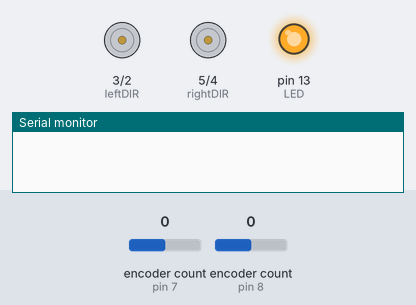
The sketch below on a simulated Arduino Uno, built with avr-gcc and run on an emulated ATmega328P. On the bench: direction and speed pins drawn as motors (green arrow = direction pin HIGH = forward, orange = LOW = backward, longer = more drive), output pins drawn as LEDs (lit = HIGH), the last lines printed to the serial monitor. Inputs (shaded band) come from the test bench; at power-on: encoder count (sensors on pin 7, pin 8) 0.

Above: at 0.1 s.
At 128.7 s:
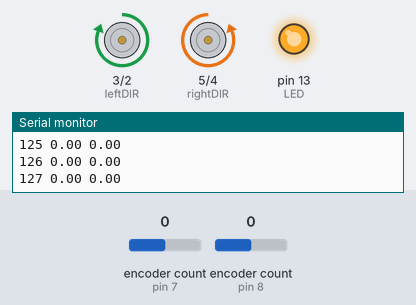
Timing chart, 0 to 130.0 s (numbered marks = the images above):
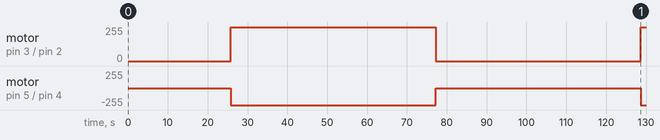

Measured:
- by itself, motor on pin 3 (leftDIR) / pin 2 (leftPWM): stopped → forward 255/255 at 25.8 s, → stopped 51.4 s later, → forward 255/255 51.4 s later
- by itself, motor on pin 5 (rightDIR) / pin 4 (rightPWM): stopped → backward 255/255 at 25.8 s, → stopped 51.4 s later, → backward 255/255 51.4 s later

The sketch:

print_velocity.ino
```cpp
// ramp up the motor speeds while printing the velocities
#include <Encoder.h>

int LED = 13; // there's always an LED on pin 13

int leftPWM = 2;
int leftDIR = 3;
int rightPWM = 4;
int rightDIR = 5;

int leftEncoderA = 6;
int leftEncoderB = 7;
int rightEncoderA = 8;
int rightEncoderB = 9;
// swap A and B if turning the motor forwards gives a negative position
Encoder encoderLeft(leftEncoderB, leftEncoderA);
Encoder encoderRight(rightEncoderA, rightEncoderB);
long encoderCountLeft  = 0;
long encoderCountRight = 0;


void setup() {

  pinMode(LED, OUTPUT);
  digitalWrite(LED, HIGH); // turn on the LED so we know the teensy is on

  Serial.begin(9600);

  pinMode(leftPWM, OUTPUT);
  pinMode(leftDIR, OUTPUT);
  analogWrite(leftPWM, 0);
  digitalWrite(leftDIR, LOW);

  pinMode(rightPWM, OUTPUT);
  pinMode(rightDIR, OUTPUT);
  analogWrite(rightPWM, 0);
  digitalWrite(rightDIR, LOW);
}

void loop() {
  int i = 0;
  int j = 0;
  float leftAngle1 = 0, leftAngle2 = 0, leftVelocity;
  float rightAngle1 = 0, rightAngle2 = 0, rightVelocity;

  for (i = 0; i < 255; i++) {
    analogWrite(leftPWM, i);
    digitalWrite(leftDIR, HIGH);
    analogWrite(rightPWM, i);
    digitalWrite(rightDIR, LOW);
    for (j = 0; j < 1; j++) {
      encoderCountLeft = encoderLeft.read();
      encoderCountRight = encoderRight.read();
      leftAngle1 = encoderCountLeft * 360.0 / 1632.0;
      rightAngle1 = encoderCountRight * 360.0 / 1632.0;
      delay(100);
      encoderCountLeft = encoderLeft.read();
      encoderCountRight = encoderRight.read();
      leftAngle2 = encoderCountLeft * 360.0 / 1632.0;
      rightAngle2 = encoderCountRight * 360.0 / 1632.0;
      leftVelocity = (leftAngle2 - leftAngle1) / 0.1;
      rightVelocity = (rightAngle2 - rightAngle1) / 0.1;
      Serial.print(i);
      Serial.print(" ");
      Serial.print(leftVelocity);
      Serial.print(" ");
      Serial.println(rightVelocity);
      delay(100);
    }
  }

  for (i = 255; i > 0; i--) {
    analogWrite(leftPWM, i);
    digitalWrite(leftDIR, HIGH);
    analogWrite(rightPWM, i);
    digitalWrite(rightDIR, LOW);
    for (j = 0; j < 1; j++) {
      encoderCountLeft = encoderLeft.read();
      encoderCountRight = encoderRight.read();
      leftAngle1 = encoderCountLeft * 360.0 / 1632.0;
      rightAngle1 = encoderCountRight * 360.0 / 1632.0;
      delay(100);
      encoderCountLeft = encoderLeft.read();
      encoderCountRight = encoderRight.read();
      leftAngle2 = encoderCountLeft * 360.0 / 1632.0;
      rightAngle2 = encoderCountRight * 360.0 / 1632.0;
      leftVelocity = (leftAngle2 - leftAngle1) / 0.1;
      rightVelocity = (rightAngle2 - rightAngle1) / 0.1;
      Serial.print(i);
      Serial.print(" ");
      Serial.print(leftVelocity);
      Serial.print(" ");
      Serial.println(rightVelocity);
      delay(100);
    }
  }
}
```
